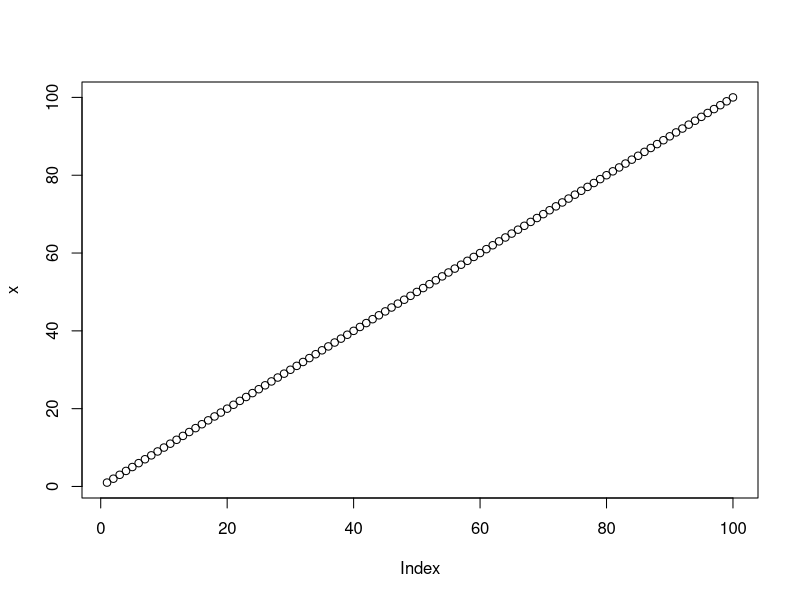
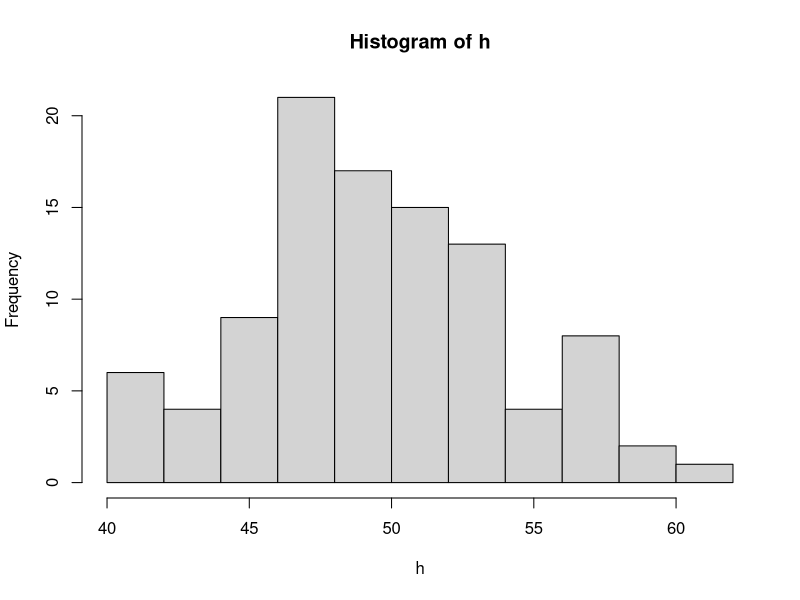

The R script that drew these images, in order:
## ---- chunk 1
x=c(1:100)
x
## ---- chunk 2
x*2
## ---- chunk 3
plot(x)
## ---- chunk 4
h <-rbinom(100,100,.5)
hist(h)
